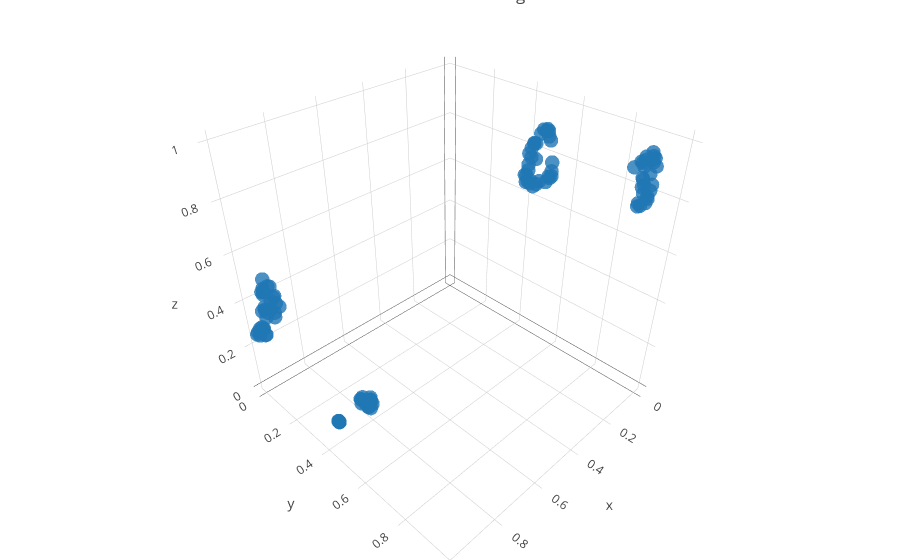

Notebook code cell kept with this figure:
### Code cell
embedding_pipeline_3d = Pipeline([
    ("reducer", umap.UMAP(random_state=42,
                    n_components = 3,
                    n_neighbors=10,
                    min_dist=0)),
   ("scaler", MinMaxScaler())
])
embedding_pipeline_3d.fit(lrp_data)

embedding = embedding_pipeline_3d.transform(lrp_data)

emb3d = go.Scatter3d(
    x=embedding[:,0],
    y=embedding[:,1],
    z=embedding[:,2],
    mode="markers",
    marker=dict(
        size=5,
        colorscale="Rainbow",
        opacity=0.8
    )
)

layout = go.Layout(
    title= "Val LRP Embedding",
     margin=dict(
        l=0,
        r=0,
        b=0,
        t=0
    )
)

fig = go.Figure(data=[emb3d], layout=layout)
iplot(fig, filename='lrp-val.html')
